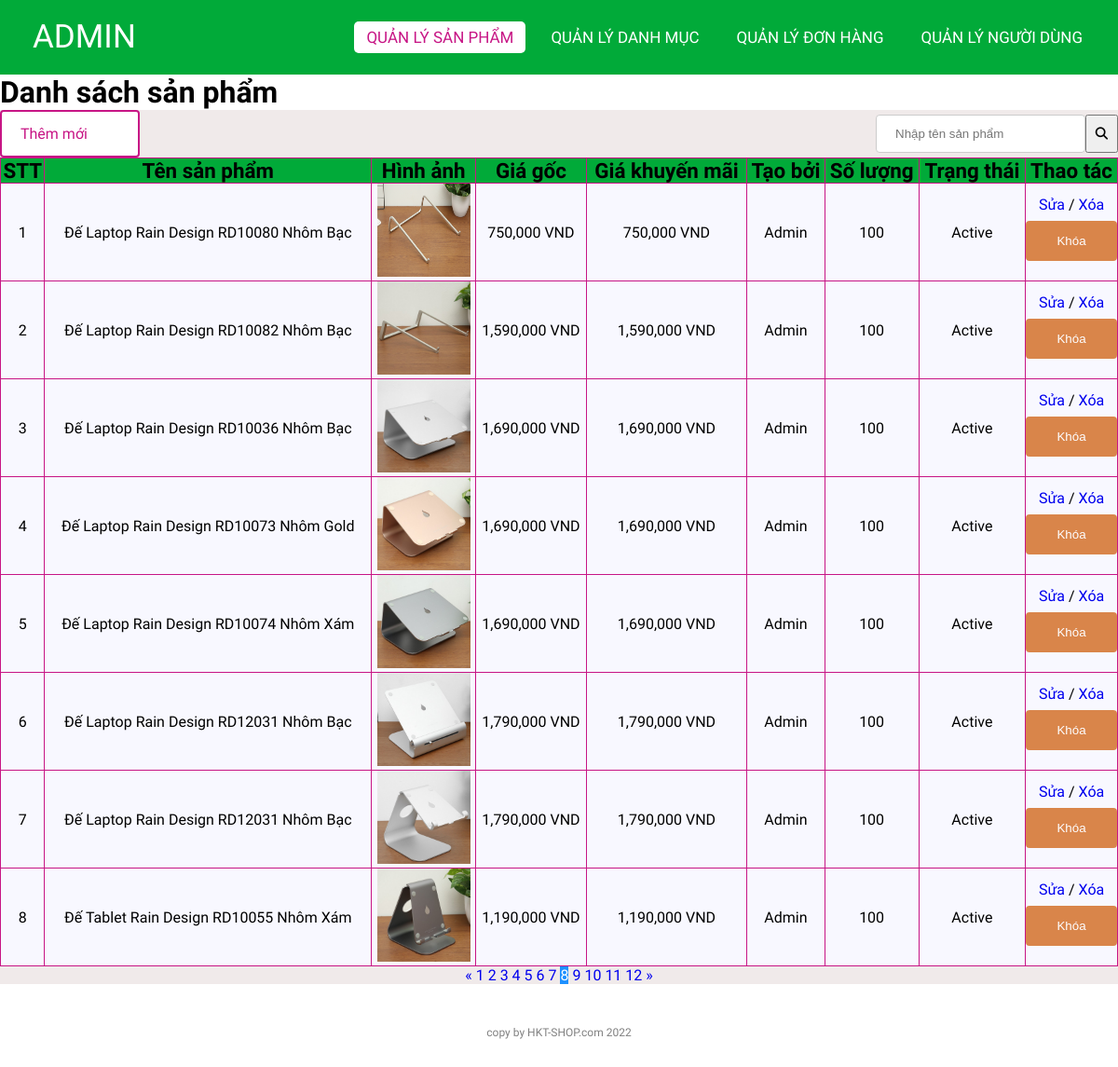
Page /admin/productlist.php?page=8 (signed in) on the committed database.
### tables this page shows
CREATE TABLE `products` (
  `id` int(11) NOT NULL,
  `name` varchar(255) NOT NULL,
  `originalPrice` decimal(10,0) NOT NULL,
  `promotionPrice` decimal(10,0) NOT NULL,
  `image` varchar(50) NOT NULL,
  `createdBy` int(11) NOT NULL,
  `createdDate` date NOT NULL,
  `cateId` int(11) NOT NULL,
  `qty` int(11) NOT NULL,
  `des` varchar(1000) NOT NULL,
  `status` tinyint(1) NOT NULL,
  `soldCount` int(11) NOT NULL
);

CREATE TABLE `users` (
  `id` int(11) NOT NULL,
  `email` varchar(255) NOT NULL,
  `fullname` varchar(255) NOT NULL,
  `dob` date NOT NULL,
  `password` varchar(255) NOT NULL,
  `role_id` int(11) NOT NULL,
  `status` tinyint(1) NOT NULL,
  `address` varchar(500) NOT NULL,
  `isConfirmed` tinyint(4) NOT NULL DEFAULT 0,
  `captcha` varchar(50) NOT NULL
);

### lib/database.php (called while the page is built, shortened)
<?php
class Database extends PDO
{
  public $host   = DB_HOST;
  public $user   = DB_USER;
  public $pass   = DB_PASS;
  public $dbname = DB_NAME;
  public $link;
  private function connectDB()
  {
    $this->link = new mysqli(
      $this->host,
      $this->user,
      $this->pass,
      $this->dbname
    );
  }
  public function select($query)
  {
    $result = $this->link->query($query);
    if ($result->num_rows > 0) {
      return $result;
    } else {
      return false;
    }
  }
}

### classes/product.php (called while the page is built, shortened)
<?php
$filepath = realpath(dirname(__FILE__));
include_once($filepath . '/../lib/database.php');
?>
<?php
class product
{
    private $db;
    public function __construct()
    {
        $this->db = new Database();
    }
    public function getAllAdmin($page = 1, $total = 8)
    {
        $tmp = ($page - 1) * $total;
        $query =
            "SELECT products.*, categories.name as cateName, users.fullName
			 FROM products INNER JOIN categories ON products.cateId = categories.id INNER JOIN users ON products.createdBy = users.id
			 order by products.id desc
             limit $tmp,$total";
        $result = $this->db->select($query);
        return $result;
    }
    public function getCountPaging($row = 8)
    {
        $query = "SELECT COUNT(*) FROM products";
        $mysqli_result = $this->db->select($query);
        if ($mysqli_result) {
            $totalrow = intval((mysqli_fetch_all($mysqli_result, MYSQLI_ASSOC)[0])['COUNT(*)']);
            $result = ceil($totalrow / $row);
            return $result;
        }
        return false;
    }
}
?>

### admin/productlist.php (the view, shortened to what this page needs)
<?php
include '../classes/product.php';
$product = new product();
$list = $product->getAllAdmin((isset($_GET['page']) ? $_GET['page'] : 1));
$pageCount = $product->getCountPaging();
?>
<!DOCTYPE html>
<html lang="en">
<head>
    <link rel="stylesheet" href="./css/style.css">
    <link rel="stylesheet" href="https://cdnjs.cloudflare.com/ajax/libs/font-awesome/5.15.4/css/all.min.css">
</head>
<body>
    <nav>
        <label class="logo">ADMIN</label>
        <ul>
            <li><a href="productlist.php" class="active">Quản lý Sản phẩm</a></li>
            <li><a href="categoriesList.php">Quản lý Danh mục</a></li>
            <li><a href="orderlist.php">Quản lý Đơn hàng</a></li>
            <li><a href="userlist.php">Quản lý Người dùng</a></li>
        </ul>
    </nav>
    <div class="title">
        <h1>Danh sách sản phẩm</h1>
    </div>
    <div class="control-container">
        <div class="addNew">
            <a href="add_product.php">Thêm mới</a>
        </div>
        <form class="c-search" action="" method="get">
            <input type="text" name="search" placeholder="Nhập tên sản phẩm">
            <button type="submit"><i class="fas fa-search"></i></button>
        </form>
    </div>
    <div class="container">
        <?php $count = 1;
        if ($list) { ?>
            <table class="list">
                <tr>
                    <th>STT</th>
                    <th>Tên sản phẩm</th>
                    <th>Hình ảnh</th>
                    <th>Giá gốc</th>
                    <th>Giá khuyến mãi</th>
                    <th>Tạo bởi</th>
                    <th>Số lượng</th>
                    <th>Trạng thái</th>
                    <th>Thao tác</th>
                </tr>
                <?php foreach ($list as $key => $value) { ?>
                    <tr>
                        <td><?= $count++ ?></td>
                        <td><?= $value['name'] ?></td>
                        <td><img class="image-cart" src="uploads/<?= $value['image'] ?>" alt=""></td>
                        <td><?= number_format($value['originalPrice'], 0, '', ',') ?> VND</td>
                        <td><?= number_format($value['promotionPrice'], 0, '', ',') ?> VND</td>
                        <td><?= $value['fullName'] ?></td>
                        <td><?= $value['qty'] ?></td>
                        <td><?= ($value['status']) ? "Active" : "Block" ?></td>
                        <td>
                            <a href="edit_product.php?id=<?= $value['id'] ?>">Sửa </a> <span> / </span>
                            <a href="delete_product.php?id=<?= $value['id'] ?>"> Xóa</a>
                            <?php
                            if ($value['status']) { ?>
                                <form action="productlist.php" method="post">
                                    <input type="submit" value="Khóa" name="block">
                                </form>
                            <?php } ?>
                        </td>
                    </tr>
                <?php } ?>
            </table>
        <?php } else { ?>
            <h3>Chưa có sản phẩm nào...</h3>
        <?php } ?>
        <div class="pagination">
            <a href="productlist.php?page=<?= (isset($_GET['page'])) ? (($_GET['page'] <= 1) ? 1 : $_GET['page'] - 1) : 1 ?>">&laquo;</a>
            <?php
            for ($i = 1; $i <= $pageCount; $i++) {
                if (isset($_GET['page'])) {
                    if ($i == $_GET['page']) { ?>
                        <a class="active" href="productlist.php?page=<?= $i ?>"><?= $i ?></a>
                    <?php } else { ?>
                        <a href="productlist.php?page=<?= $i ?>"><?= $i ?></a>
                    <?php  }
                } ?>
            <?php }
            ?>
            <a href="productlist.php?page=<?= (isset($_GET['page'])) ? $_GET['page'] + 1 : 2 ?>">&raquo;</a>
        </div>
    </div>
    <footer>
        <p class="copyright">copy by HKT-SHOP.com 2022</p>
    </footer>
</body>
</html>

### admin/css/style.css (style rules this page uses)
:root { --color-primary: #01aa39; --bg-primary: rgb(240, 234, 234); }
* { padding: 0; margin: 0; text-decoration: none; list-style: none; box-sizing: border-box; }
body { font-family: Mitr; background: rgb(240, 234, 234); }
nav { top: 0; position: fixed; background: var(--color-primary); height: 80px; width: 100%; z-index: 999; }
label.logo { color: white; font-size: 35px; line-height: 80px; padding: 0 35px; }
nav ul { float: right; margin-right: 20px; }
nav ul li { display: inline-block; line-height: 80px; margin: 0 5px; }
nav ul li a { color: white; font-size: 17px; padding: 7px 13px; border-radius: 3px; text-transform: uppercase; border-radius: 5px; transition: 0.5s; }
.active, a:hover { background-color: white; color: mediumvioletred; }
.container { height: auto; }
.control-container { display: flex; justify-content: space-between; align-items: center; }
.addNew a { display: block; width: 150px; background-color: white; color: mediumvioletred; padding: 14px 20px; border: 2px solid mediumvioletred; border-radius: 4px; cursor: pointer; transition: 0.3s; }
.c-search { display: flex; align-items: center; height: 41px; }
.c-search input { height: 41px; }
.c-search button { display: block; width: 41px; height: 41px; cursor: pointer; }
.title { background-color: white; margin-top: 80px; }
footer { padding: 30px 0; background-color:white; }
footer .copyright { margin-top: 15px; text-align: center; font-size: 12px; color: gray; }
.list { width: 100%; background-color: ghostwhite; padding: 10px; border-collapse: collapse; }
.image-cart { height: 100px; width: 100px; }
th { background-color: var(--color-primary); border: 1px solid mediumvioletred; font-size: 1.4rem; }
td { border: 1px solid mediumvioletred; text-align: center; }
input[type=text], input[type=file], input[type=number], textarea, select { width: 100%; padding: 12px 20px; margin: 8px 0; display: inline-block; border: 1px solid #ccc; border-radius: 4px; box-sizing: border-box; }
input[type=submit] { width: 100%; background-color: var(--color-primary); color: white; padding: 14px 20px; margin: 8px 0; border: none; border-radius: 4px; cursor: pointer; opacity: 0.8; }
input[name=block] { background-color: chocolate !important; z-index: 0; }
.pagination { text-align: center; }
.pagination a.active { background-color: dodgerblue; color: white; }

### rows in the picture
products: name "Đế Laptop Rain Design RD10080 Nhôm Bạc", image (picture), originalPrice "750,000", promotionPrice "750,000", users.fullname "Admin", qty "100", status "Active"
products: name "Đế Laptop Rain Design RD10082 Nhôm Bạc", image (picture), originalPrice "1,590,000", promotionPrice "1,590,000", users.fullname "Admin", qty "100", status "Active"
products: name "Đế Laptop Rain Design RD10036 Nhôm Bạc", image (picture), originalPrice "1,690,000", promotionPrice "1,690,000", users.fullname "Admin", qty "100", status "Active"
products: name "Đế Laptop Rain Design RD10073 Nhôm Gold", image (picture), originalPrice "1,690,000", promotionPrice "1,690,000", users.fullname "Admin", qty "100", status "Active"
products: name "Đế Laptop Rain Design RD10074 Nhôm Xám", image (picture), originalPrice "1,690,000", promotionPrice "1,690,000", users.fullname "Admin", qty "100", status "Active"
products: name "Đế Laptop Rain Design RD12031 Nhôm Bạc", image (picture), originalPrice "1,790,000", promotionPrice "1,790,000", users.fullname "Admin", qty "100", status "Active"
products: name "Đế Laptop Rain Design RD12031 Nhôm Bạc", image (picture), originalPrice "1,790,000", promotionPrice "1,790,000", users.fullname "Admin", qty "100", status "Active"
products: name "Đế Tablet Rain Design RD10055 Nhôm Xám", image (picture), originalPrice "1,190,000", promotionPrice "1,190,000", users.fullname "Admin", qty "100", status "Active"
